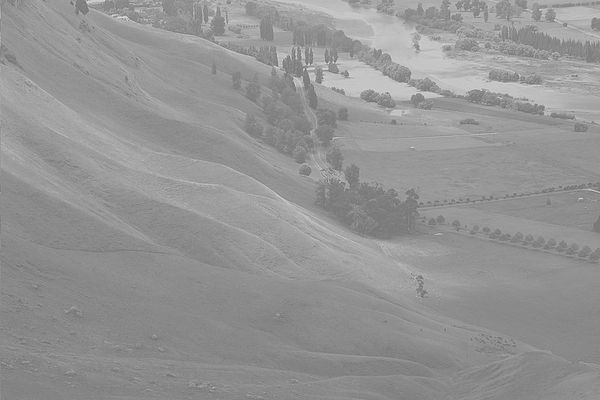
#> input picture Lab3/work3/histogram.jpg, 600 x 400 px
$ python one.py
#> lines starting #> are read from the running program, lines starting #| are printed output that depends on the picture
import cv2
import numpy as np
import matplotlib.pyplot as plt


img = cv2.imread("histogram.jpg", cv2.IMREAD_GRAYSCALE)
#> img is the input picture: shape (400, 600); min 105, max 228, mean 148
cv2.imshow("input",img)

img_ht=img.shape[0]
#> img_ht = 400
img_wt= img.shape[1]
#> img_wt = 600
size= img_ht*img_wt
#> size = 240000


plt.figure(1)
plt.title("input channel histogram")
plt.hist(img.ravel(),256,[0,255])
plt.show()
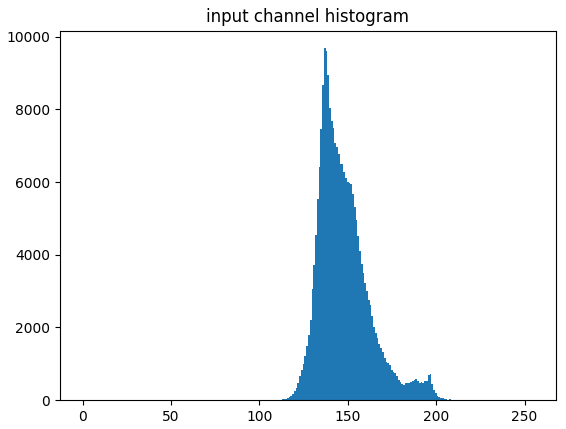
#> figure drawn by matplotlib, 1 panel; tallest bar 9682 high, from x = 136.5 to 137.5

cmf=np.zeros((256),dtype=np.float32)
pmf=np.zeros((256),dtype=np.float32)
freq=np.zeros((256),dtype=np.int32)

out = np.zeros((img_ht,img_wt),np.uint8)
# getting frequency and PMF for grayscale image
for i in range(img_ht):
    for j in range(img_wt):
        intensity = img[i, j]
        freq[intensity] += 1
#> after the loop, freq = 256 values, max 9682 at index 137, min 0 at index 0, mean 937.5

pmf = freq / size
#> pmf = 256 values, max 0.0403 at index 137, min 0 at index 0, mean 0.00391

# getting CMF for grayscale image
cmf[0] = pmf[0]
for i in range(1, 256):
    cmf[i] = cmf[i - 1] + pmf[i]
#> after the loop, cmf = 256 values from 0 to 1

# Applying equalization
for i in range(img_ht):
    for j in range(img_wt):
        intensity = img[i, j]
        out[i, j] = np.round(255 * cmf[intensity]) #(l-1)*(sum of pdf)=cmf
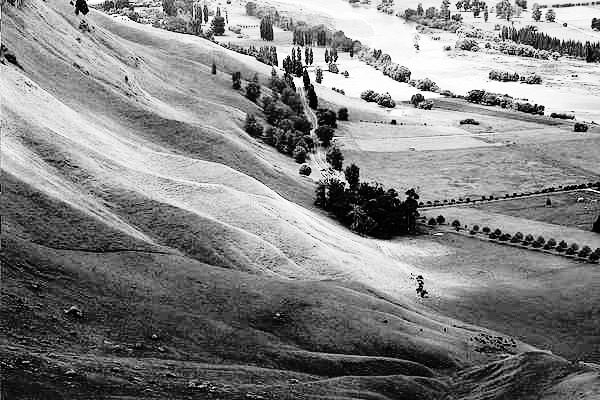
#> out: shape (400, 600); min 0, max 255, mean 130.4


out = out.astype(np.uint8)

# Display t
cv2.imshow('Equalized Image', out)
plt.figure(2)
plt.title("Equalized image histogram")
plt.hist(out.ravel(),256,[0,255])
plt.show()
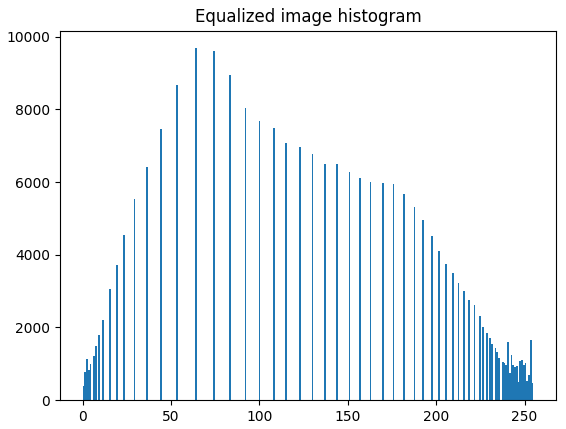
#> figure drawn by matplotlib, 1 panel; tallest bar 9682 high, from x = 63.75 to 64.75

# Plot PDF
plt.plot(pmf, color='red')
plt.title('Probability Density Function (PDF) of input')
plt.xlabel('Intensity')
plt.ylabel('Probability')
plt.show()
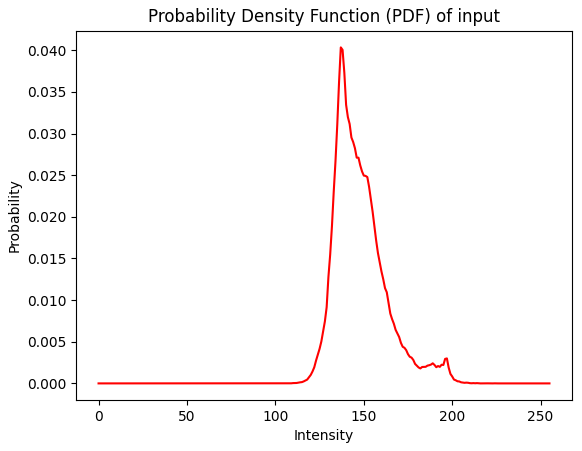
#> figure drawn by matplotlib, 1 panel; curve peaks at x = 137, y = 0.0403

# Plot CMF of input image

plt.plot(cmf, color='blue')
plt.title('Cumulative Distribution Function (CDF) of input image')
plt.xlabel('Intensity')
plt.ylabel('Cumulative Probability')
plt.show()
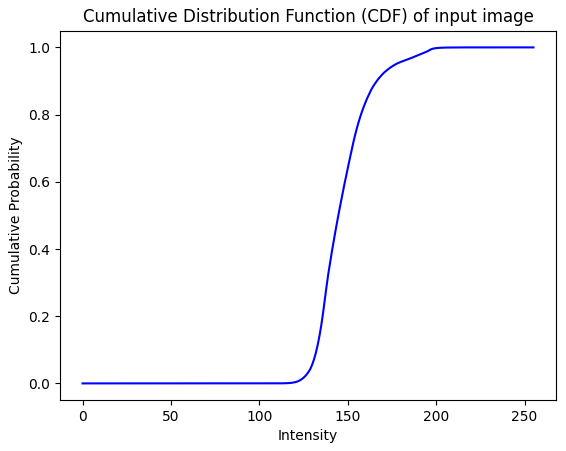
#> figure drawn by matplotlib, 1 panel; curve peaks at x = 228, y = 1
#####-------so far input image------#

#again getting pmf,cmf for output image
cmf_out=np.zeros((256),dtype=np.float32)
pmf_out=np.zeros((256),dtype=np.float32)
freq_out=np.zeros((256),dtype=np.int32)

#getting frequency and PMF for equalized image
for i in range(img_ht):
    for j in range(img_wt):
        intensity = out[i, j]
        freq_out[intensity] += 1
#> after the loop, freq_out = 256 values, max 9682 at index 64, min 0 at index 5, mean 937.5

pmf_out = freq_out / size
#> pmf_out = 256 values, max 0.0403 at index 64, min 0 at index 5, mean 0.00391

# getting CMF for equalized image
cmf_out[0] = pmf_out[0]
for i in range(1, 256):
    cmf_out[i] = cmf_out[i - 1] + pmf_out[i]
#> after the loop, cmf_out = 256 values from 0.00158 to 1


# Plot PDF
plt.plot(pmf_out, color='red')
plt.title('Probability Density Function (PDF) of equalized image')
plt.xlabel('Intensity')
plt.ylabel('Probability')
plt.show()
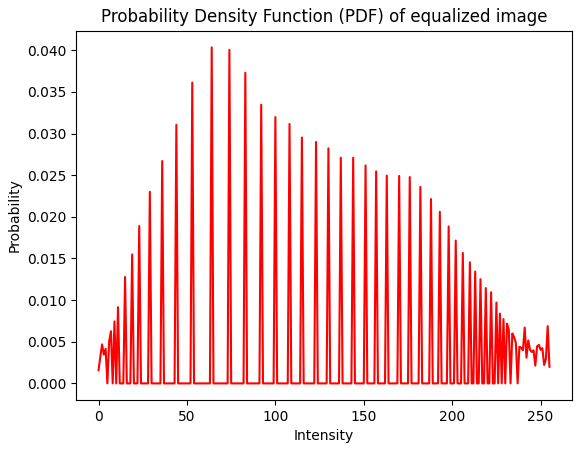
#> figure drawn by matplotlib, 1 panel; curve peaks at x = 64, y = 0.0403

# Plot CMF of input image

plt.plot(cmf_out, color='blue')
plt.title('Cumulative Distribution Function (CDF) of equalized image')
plt.xlabel('Intensity')
plt.ylabel('Cumulative Probability')
plt.show()
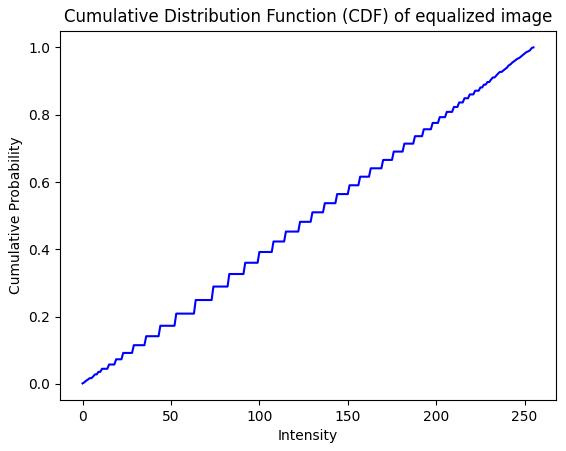
#> figure drawn by matplotlib, 1 panel; curve peaks at x = 255, y = 1

cv2.waitKey(0)
cv2.destroyAllWindows()
